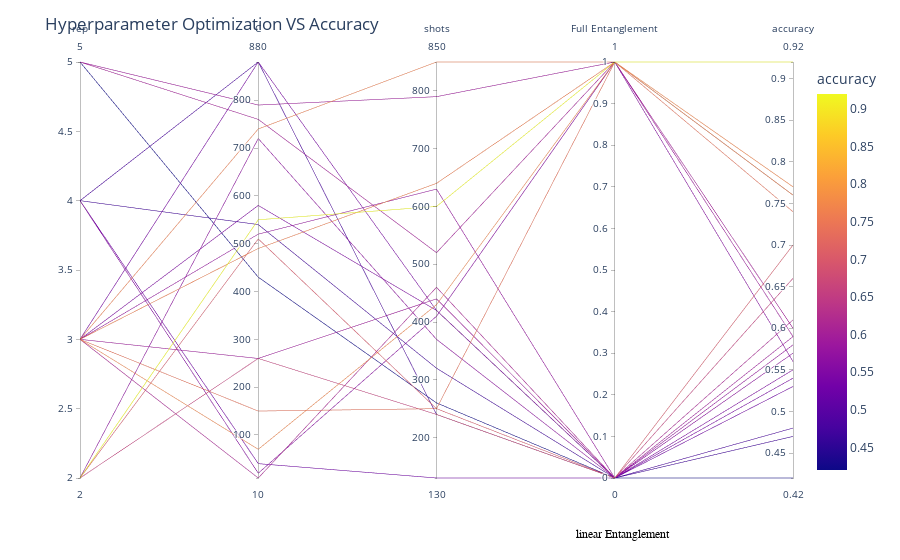

The code cell stored with this chart in its notebook:
### Markdown cell above
### Visualize and tracing of the accuracy while changing the values of the parameters

### Code cell
# Draw the parallel coordinates plot based on the trials information.
draw_parallel_coordinates(trials_info)

### Figure 1 — Plotly figure (JSON) as saved in the notebook; plotly's stock layout.template omitted (floating-point values rounded to 4 significant figures)
{"data": [{"dimensions": [{"label": "rep", "values": [3, 3, 3, 3, 2, 4, 3, 2, 4, 2, 3, 3, 2, 5, 4, 5, 3, 4, 5, 3]}, {"label": "C", "values": [10, 580, 520, 70, 720, 880, 880, 550, 40, 510, 260, 740, 260, 430, 540, 760, 490, 20, 790, 150]}, {"label": "shots", "values": [460, 420, 630, 430, 370, 240, 420, 600, 130, 250, 440, 850, 240, 260, 320, 520, 640, 410, 790, 250]}, {"label": "Full Entanglement", "values": [0, 0, 0, 1, 0, 0, 0, 1, 0, 0, 0, 1, 0, 0, 0, 1, 1, 1, 1, 1]}, {"label": "accuracy", "values": [0.61, 0.55, 0.58, 0.77, 0.57, 0.48, 0.54, 0.92, 0.53, 0.7, 0.59, 0.76, 0.66, 0.42, 0.47, 0.6, 0.76, 0.56, 0.59, 0.74]}], "domain": {"x": [0, 1], "y": [0, 1]}, "line": {"color": [0.61, 0.55, 0.58, 0.77, 0.57, 0.48, 0.54, 0.92, 0.53, 0.7, 0.59, 0.76, 0.66, 0.42, 0.47, 0.6, 0.76, 0.56, 0.59, 0.74], "coloraxis": "coloraxis"}, "name": "", "type": "parcoords"}], "layout": {"annotations": [{"font": {"color": "black", "family": "Arial", "size": 12}, "showarrow": false, "text": "linear Entanglement", "x": 0.83, "xref": "paper", "y": -0.15, "yref": "paper"}], "coloraxis": {"colorbar": {"title": {"text": "accuracy"}}, "colorscale": [[0, "#0d0887"], [0.1111, "#46039f"], [0.2222, "#7201a8"], [0.3333, "#9c179e"], [0.4444, "#bd3786"], [0.5556, "#d8576b"], [0.6667, "#ed7953"], [0.7778, "#fb9f3a"], [0.8889, "#fdca26"], [1, "#f0f921"]]}, "legend": {"tracegroupgap": 0}, "margin": {"t": 60}, "title": {"text": "Hyperparameter Optimization VS Accuracy"}}}
